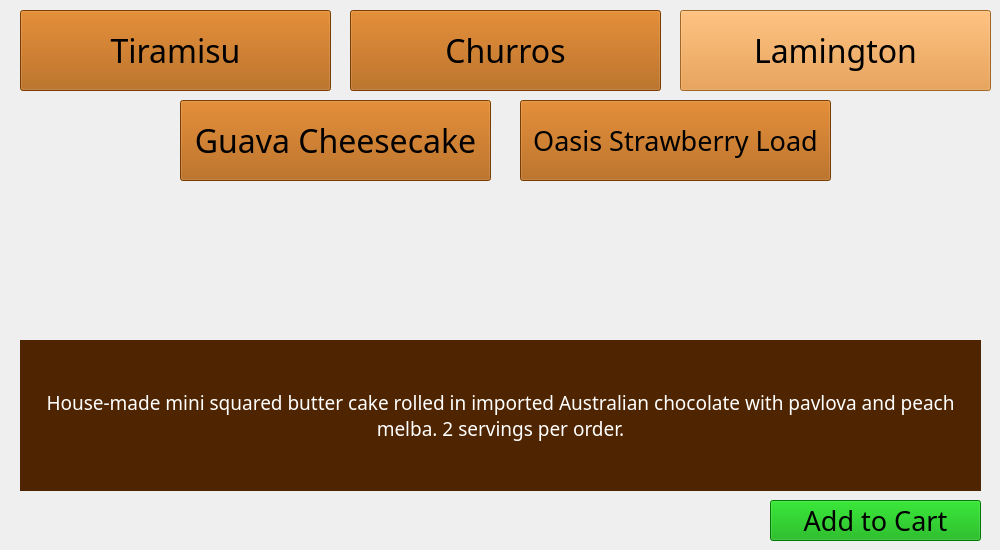
      <widget class="QWidget" name="coffee3_matchaLatte_3">
       <widget class="QPushButton" name="pushButton_dessert3to5">
        <property name="geometry">
         <rect>
          <x>520</x>
          <y>100</y>
          <width>311</width>
          <height>81</height>
         </rect>
        </property>
        <property name="font">
         <font>
          <family>Bernard MT Condensed</family>
          <pointsize>20</pointsize>
         </font>
        </property>
        <property name="styleSheet">
         <string notr="true">background-color: rgb(170, 85, 0);</string>
        </property>
        <property name="text">
         <string>Oasis Strawberry Load</string>
        </property>
       </widget>
       <widget class="QPushButton" name="pushButton_dessert3to1">
        <property name="geometry">
         <rect>
          <x>20</x>
          <y>10</y>
          <width>311</width>
          <height>81</height>
         </rect>
        </property>
        <property name="font">
         <font>
          <family>Bernard MT Condensed</family>
          <pointsize>24</pointsize>
         </font>
        </property>
        <property name="styleSheet">
         <string notr="true">background-color: rgb(170, 85, 0);</string>
        </property>
        <property name="text">
         <string>Tiramisu</string>
        </property>
       </widget>
       <widget class="QPushButton" name="pushButton_dessert3to4">
        <property name="geometry">
         <rect>
          <x>180</x>
          <y>100</y>
          <width>311</width>
          <height>81</height>
         </rect>
        </property>
        <property name="font">
         <font>
          <family>Bernard MT Condensed</family>
          <pointsize>24</pointsize>
         </font>
        </property>
        <property name="styleSheet">
         <string notr="true">background-color: rgb(170, 85, 0);</string>
        </property>
        <property name="text">
         <string>Guava Cheesecake</string>
        </property>
       </widget>
       <widget class="QPushButton" name="pushButton_dessert3">
        <property name="geometry">
         <rect>
          <x>680</x>
          <y>10</y>
          <width>311</width>
          <height>81</height>
         </rect>
        </property>
        <property name="font">
         <font>
          <family>Bernard MT Condensed</family>
          <pointsize>24</pointsize>
         </font>
        </property>
        <property name="styleSheet">
         <string notr="true">background-color: rgb(226, 143, 49);</string>
        </property>
        <property name="text">
         <string>Lamington</string>
        </property>
       </widget>
       <widget class="QPushButton" name="pushButton_dessert3to2">
        <property name="geometry">
         <rect>
          <x>350</x>
          <y>10</y>
          <width>311</width>
          <height>81</height>
         </rect>
        </property>
        <property name="font">
         <font>
          <family>Bernard MT Condensed</family>
          <pointsize>24</pointsize>
         </font>
        </property>
        <property name="styleSheet">
         <string notr="true">background-color: rgb(170, 85, 0);</string>
        </property>
        <property name="text">
         <string>Churros</string>
        </property>
       </widget>
       <widget class="QPushButton" name="pushButton_dessert3ToCart">
        <property name="geometry">
         <rect>
          <x>770</x>
          <y>500</y>
          <width>211</width>
          <height>41</height>
         </rect>
        </property>
        <property name="font">
         <font>
          <family>Bernard MT Condensed</family>
          <pointsize>20</pointsize>
         </font>
        </property>
        <property name="styleSheet">
         <string notr="true">background-color: rgb(0, 170, 0);
color: rgb(0, 0, 0);</string>
        </property>
        <property name="text">
         <string>Add to Cart</string>
        </property>
       </widget>
       <widget class="QLabel" name="label_44">
        <property name="geometry">
         <rect>
          <x>20</x>
          <y>340</y>
          <width>961</width>
          <height>151</height>
         </rect>
        </property>
        <property name="font">
         <font>
          <family>Bernard MT Condensed</family>
          <pointsize>14</pointsize>
         </font>
        </property>
        <property name="styleSheet">
         <string notr="true">background-color: rgb(79, 37, 1);
color: rgb(255, 255, 255);</string>
        </property>
        <property name="text">
         <string>House-made mini squared butter cake rolled in imported Australian chocolate with pavlova and peach melba. 2 servings per order.</string>
        </property>
        <property name="alignment">
         <set>Qt::AlignCenter</set>
        </property>
        <property name="wordWrap">
         <bool>true</bool>
        </property>
       </widget>
      </widget>
